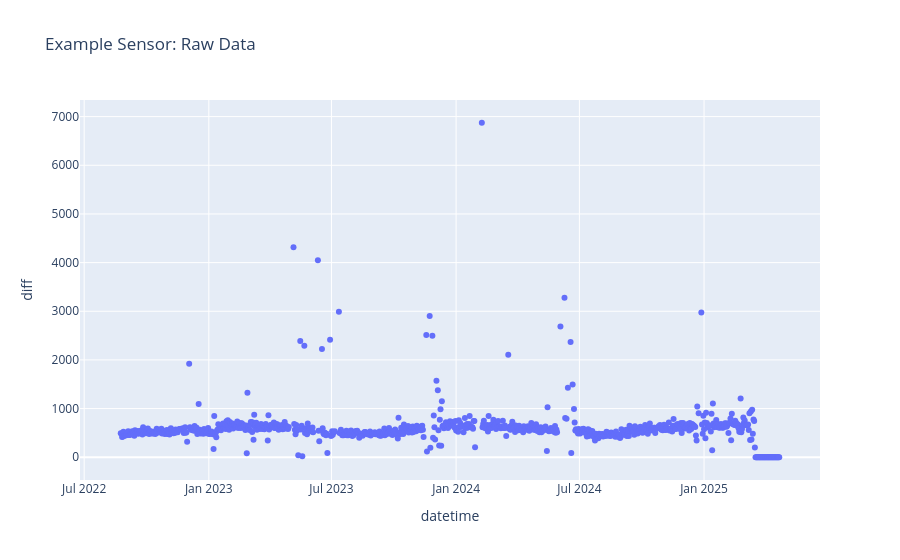

Here is the notebook cell this chart was saved with:
### Code cell
# Plot raw data
fig = px.scatter(df_sensor, x="datetime", y="diff", title="Example Sensor: Raw Data")
fig.update_layout(template="plotly")
fig.show()
fig.write_image(FIGURES_DIR / "outlier_raw_data.png", width=1200, height=600, scale=2)

### Figure 1 — Plotly figure (JSON) as saved in the notebook; plotly's stock layout.template omitted (floating-point values rounded to 4 significant figures; data arrays with more than 128 entries replaced by an {"elided": "..."} marker saying what was removed)
{"data": [{"hovertemplate": "datetime=%{x}<br>diff=%{y}<extra></extra>", "legendgroup": "", "marker": {"color": "#636efa", "symbol": "circle"}, "mode": "markers", "name": "", "orientation": "v", "showlegend": false, "x": {"elided": "902 str values"}, "xaxis": "x", "y": {"elided": "902 float values"}, "yaxis": "y", "type": "scatter"}], "layout": {"xaxis": {"anchor": "y", "domain": [0.0, 1.0], "title": {"text": "datetime"}}, "yaxis": {"anchor": "x", "domain": [0.0, 1.0], "title": {"text": "diff"}}, "legend": {"tracegroupgap": 0}, "title": {"text": "Example Sensor: Raw Data"}}}
